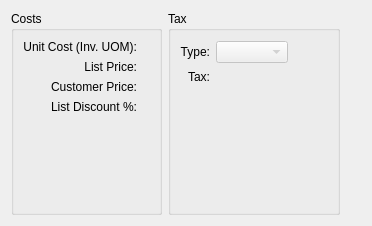
       <widget class="QWidget" name="_costs">
        <attribute name="title">
         <string>De&amp;tail</string>
        </attribute>
        <layout class="QGridLayout">
         <item row="0" column="0">
          <widget class="QGroupBox" name="_priceGroup">
           <property name="title">
            <string>Costs</string>
           </property>
           <layout class="QGridLayout">
            <item row="0" column="0">
             <widget class="QLabel" name="_unitCostLit">
              <property name="text">
               <string>Unit Cost (Inv. UOM):</string>
              </property>
              <property name="alignment">
               <set>Qt::AlignRight|Qt::AlignTrailing|Qt::AlignVCenter</set>
              </property>
             </widget>
            </item>
            <item row="0" column="1">
             <widget class="CurrDisplay" name="_unitCost">
              <property name="format">
               <enum>CurrDisplay::Cost</enum>
              </property>
              <property name="localControl">
               <bool>false</bool>
              </property>
             </widget>
            </item>
            <item row="1" column="0">
             <widget class="QLabel" name="_listPriceLit">
              <property name="text">
               <string>List Price:</string>
              </property>
              <property name="alignment">
               <set>Qt::AlignRight|Qt::AlignTrailing|Qt::AlignVCenter</set>
              </property>
             </widget>
            </item>
            <item row="1" column="1">
             <widget class="CurrDisplay" name="_listPrice">
              <property name="format">
               <enum>CurrDisplay::SalesPrice</enum>
              </property>
             </widget>
            </item>
            <item row="2" column="0">
             <widget class="QLabel" name="_customerPriceLit">
              <property name="text">
               <string>Customer Price:</string>
              </property>
              <property name="alignment">
               <set>Qt::AlignRight|Qt::AlignTrailing|Qt::AlignVCenter</set>
              </property>
             </widget>
            </item>
            <item row="2" column="1">
             <widget class="CurrDisplay" name="_customerPrice">
              <property name="format">
               <enum>CurrDisplay::SalesPrice</enum>
              </property>
             </widget>
            </item>
            <item row="3" column="0">
             <widget class="QLabel" name="_discountFromListLit">
              <property name="minimumSize">
               <size>
                <width>0</width>
                <height>0</height>
               </size>
              </property>
              <property name="text">
               <string>List Discount %:</string>
              </property>
              <property name="alignment">
               <set>Qt::AlignRight|Qt::AlignTrailing|Qt::AlignVCenter</set>
              </property>
             </widget>
            </item>
            <item row="3" column="1">
             <widget class="XLabel" name="_discountFromList">
              <property name="minimumSize">
               <size>
                <width>0</width>
                <height>0</height>
               </size>
              </property>
              <property name="maximumSize">
               <size>
                <width>80</width>
                <height>16777215</height>
               </size>
              </property>
              <property name="text">
               <string/>
              </property>
              <property name="alignment">
               <set>Qt::AlignRight|Qt::AlignTrailing|Qt::AlignVCenter</set>
              </property>
             </widget>
            </item>
            <item row="4" column="0">
             <spacer>
              <property name="orientation">
               <enum>Qt::Vertical</enum>
              </property>
              <property name="sizeHint" stdset="0">
               <size>
                <width>20</width>
                <height>0</height>
               </size>
              </property>
             </spacer>
            </item>
           </layout>
          </widget>
         </item>
         <item row="0" column="1">
          <widget class="QGroupBox" name="taxGroup">
           <property name="title">
            <string>Tax</string>
           </property>
           <layout class="QGridLayout">
            <item row="0" column="0">
             <widget class="QLabel" name="_taxtypeLit">
              <property name="minimumSize">
               <size>
                <width>0</width>
                <height>24</height>
               </size>
              </property>
              <property name="text">
               <string>Type:</string>
              </property>
              <property name="alignment">
               <set>Qt::AlignRight|Qt::AlignTrailing|Qt::AlignVCenter</set>
              </property>
             </widget>
            </item>
            <item row="0" column="1">
             <layout class="QHBoxLayout">
              <item>
               <widget class="XComboBox" name="_taxtype">
                <property name="enabled">
                 <bool>false</bool>
                </property>
                <property name="allowNull">
                 <bool>true</bool>
                </property>
                <property name="nullStr">
                 <string>None</string>
                </property>
                <property name="type">
                 <enum>XComboBox::TaxTypes</enum>
                </property>
               </widget>
              </item>
              <item>
               <spacer>
                <property name="orientation">
                 <enum>Qt::Horizontal</enum>
                </property>
                <property name="sizeHint" stdset="0">
                 <size>
                  <width>40</width>
                  <height>20</height>
                 </size>
                </property>
               </spacer>
              </item>
             </layout>
            </item>
            <item row="1" column="0">
             <widget class="XURLLabel" name="_taxLit">
              <property name="text">
               <string>Tax:</string>
              </property>
              <property name="alignment">
               <set>Qt::AlignRight|Qt::AlignTop|Qt::AlignTrailing</set>
              </property>
              <property name="margin">
               <number>5</number>
              </property>
             </widget>
            </item>
            <item row="1" column="1">
             <widget class="CurrCluster" name="_tax">
              <property name="format">
               <enum>CurrDisplay::SalesPrice</enum>
              </property>
              <property name="enabled">
               <bool>false</bool>
              </property>
             </widget>
            </item>
            <item row="2" column="0">
             <spacer>
              <property name="orientation">
               <enum>Qt::Vertical</enum>
              </property>
              <property name="sizeHint" stdset="0">
               <size>
                <width>20</width>
                <height>0</height>
               </size>
              </property>
             </spacer>
            </item>
           </layout>
          </widget>
         </item>
         <item row="0" column="2">
          <spacer>
           <property name="orientation">
            <enum>Qt::Horizontal</enum>
           </property>
           <property name="sizeHint" stdset="0">
            <size>
             <width>21</width>
             <height>204</height>
            </size>
           </property>
          </spacer>
         </item>
        </layout>
       </widget>
